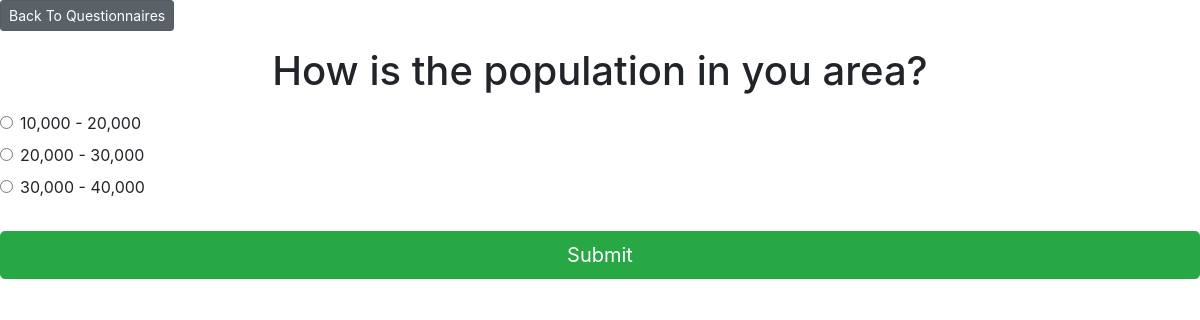
Screenshot of /3/ with the database file from the repository.
### home/models.py (models this page shows, shortened)
class Question(models.Model):
    question_text = models.CharField(max_length=200)
    pub_date = models.DateTimeField('date published')

class Choice(models.Model):
    question = models.ForeignKey(Question, on_delete=models.CASCADE)
    choice_text = models.CharField(max_length=200)
    votes = models.IntegerField(default=0)

### home/views.py (the view)
# urls.py: path('<int:question_id>/', views.detail, name='detail'),
def detail(request, question_id):
    try:
        question = Question.objects.get(pk=question_id)
    except Question.DoesNotExist:
        raise Http404("Question Does Not Exist")
    return render(request, 'home/detail.html', {'question': question})

### home/templates/home/detail.html (shortened to what this page needs)
{% extends 'base.html' %}
{% block content %}
<a class="btn btn-secondary btn-sm mb-3" href="{% url 'home:index' %}"> Back To Questionnaires </a>
<h1 class="text-center mb-3">{{ question.question_text }}</h1>
<form action="{% url 'home:vote' question.id %}" method="POST">
    {% for choice in question.choice_set.all %}
    <div class="form-check">
        <input type="radio" name="choice" class="form-check-input" id="choice{{ forloop.counter }}"
            value="{{ choice.id }}" />
        <label for="choice{{ forloop.counter }}">{{ choice.choice_text }}</label>
    </div>
    {% endfor %}
    <input type="submit" value="Submit" class="btn btn-success btn-lg btn-block mt-4" />
</form>
{% endblock %}

### rows the page displays
Question: question_text "How is the population in you area?"
Choice: choice_text "10,000 - 20,000"
Choice: choice_text "20,000 - 30,000"
Choice: choice_text "30,000 - 40,000"
